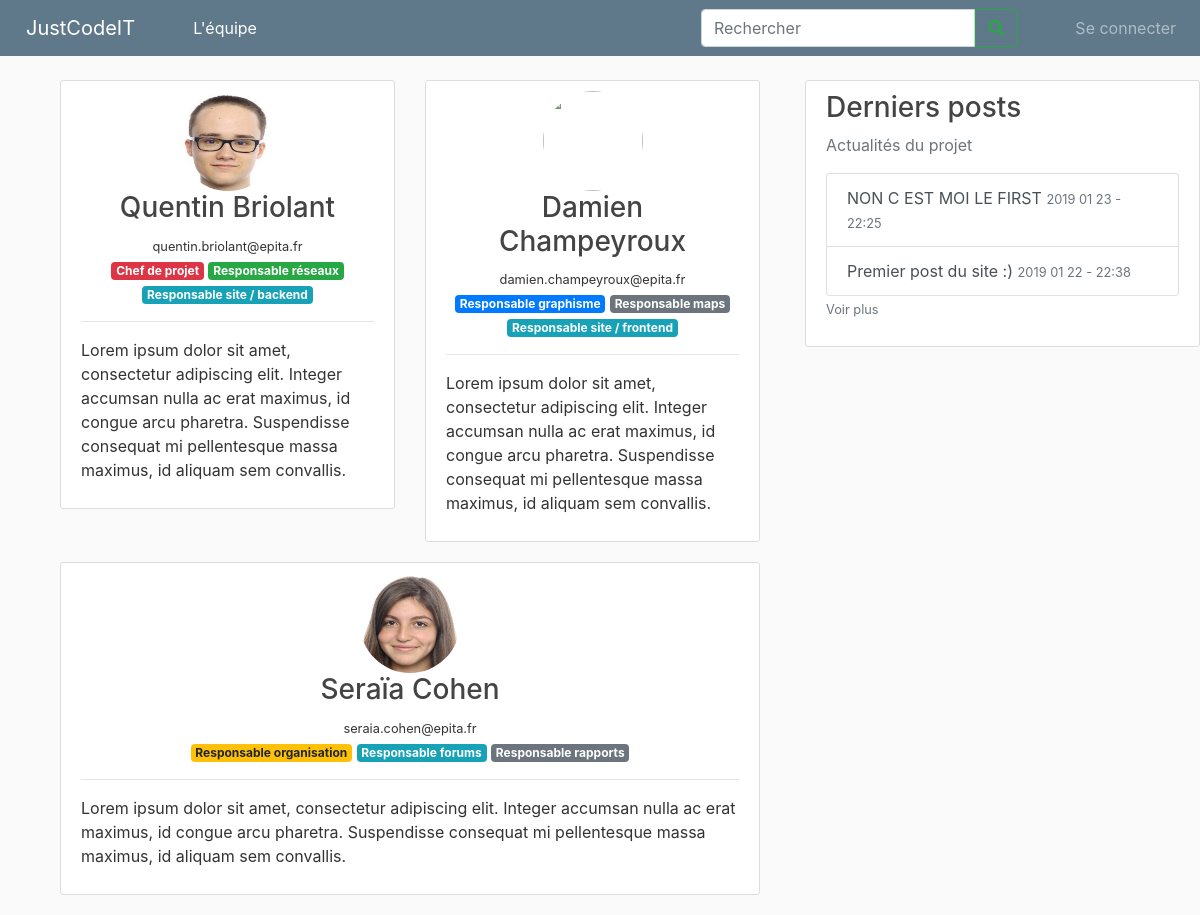
Page /members on the earlier database version.
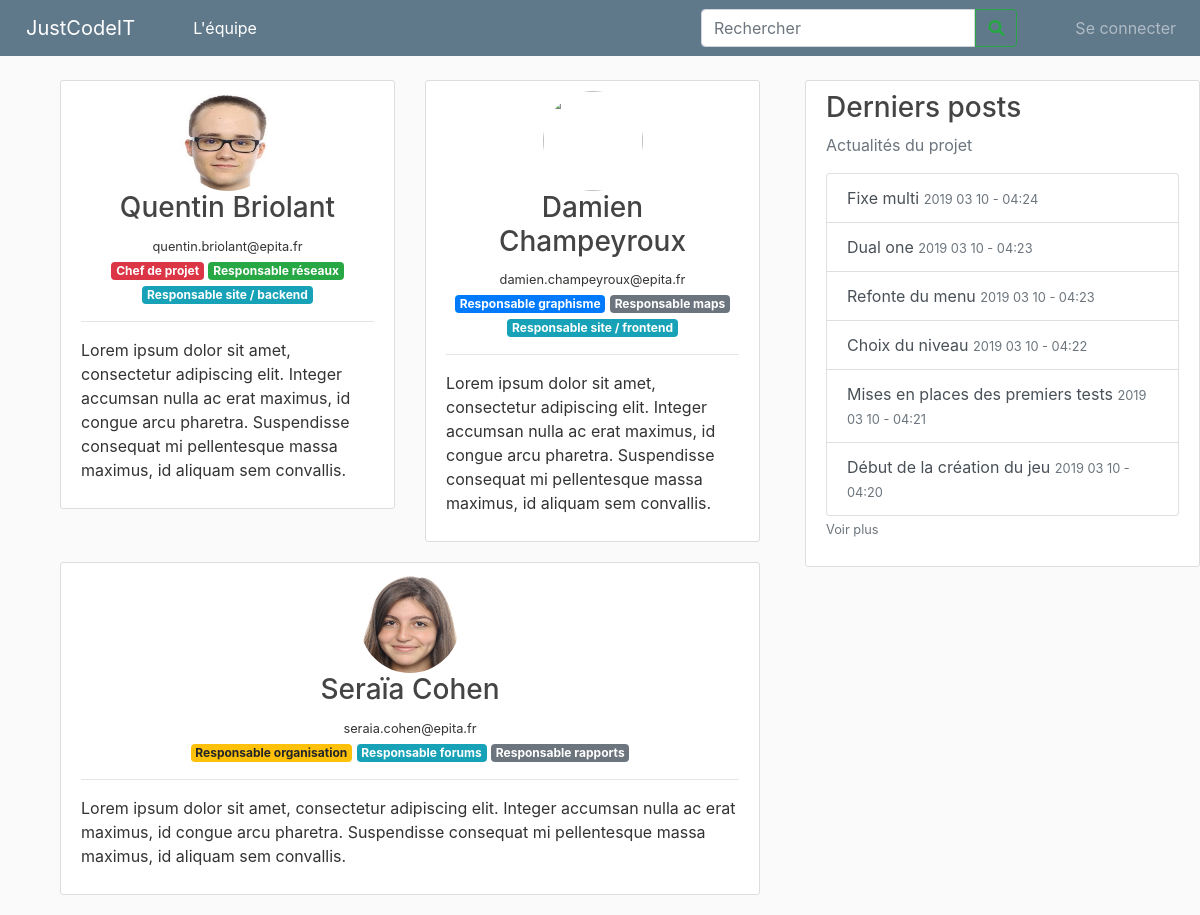
Same page on the later database version.
### site_jci/models.py (models this page shows, shortened)
class Post(db.Model):
    id = db.Column(db.Integer, primary_key=True)
    title = db.Column(db.String(100), nullable=False)
    date_posted = db.Column(db.DateTime, nullable=False, default=datetime.utcnow)
    content = db.Column(db.Text, nullable=False)
    user_id = db.Column(db.Integer, db.ForeignKey('user.id'), nullable=False)

### site_jci/routes.py (the view)
@app.route("/members")
def membersPage():
    return render_template("ourMember.html")

### site_jci/routes.py (called while the page is built)
@app.context_processor
def context_processor():
    posts = db.session.query(Post).all()
    if current_user.is_authenticated:
        image_file = url_for('static', filename='profile_pics/' + current_user.image_file)
        return dict(posts=posts, image_file_user=image_file)
    return dict(posts=posts)

### site_jci/templates/ourMember.html
{% extends "layout.html" %}
{% block content %}
<main role="main" class="container">
    <div class="row">
        <div class="col">
            <div class="content-section">
                <div>
                    <center>
                        <img src="{{ url_for('static', filename='members_pics/quentin.briolant.jpg' )}}" name="aboutme"
                            width="100" height="100" border="0" class="rounded-circle"></a>
                        <h3 class="media-heading">Quentin Briolant</h3>
                        <small>quentin.briolant@epita.fr</small><br>
                        <span class="badge badge-danger">Chef de projet</span>
                        <span class="badge badge-success">Responsable réseaux</span>
                        <span class="badge badge-info">Responsable site / backend</span>
                    </center>
                    <hr>
                    <center>
                        <p class="text-left">
                            Lorem ipsum dolor sit amet, consectetur adipiscing elit. Integer accumsan nulla ac erat
                            maximus, id congue arcu pharetra. Suspendisse consequat mi pellentesque massa maximus, id
                            aliquam sem convallis.</p>
                    </center>
                </div>
            </div>
        </div>
        <div class="col">
            <div class="content-section">
                <div>
                    <center>
                        <img src="{{ url_for('static', filename='members_pics/damien.champeyroux.jpg' )}}"
                            name="aboutme" width="100" height="100" border="0" class="rounded-circle"></a>
                        <h3 class="media-heading">Damien Champeyroux</h3>
                        <small>damien.champeyroux@epita.fr</small><br>
                        <span class="badge badge-primary">Responsable graphisme</span>
                        <span class="badge badge-secondary">Responsable maps</span>
                        <span class="badge badge-info">Responsable site / frontend</span>
                    </center>
                    <hr>
                    <center>
                        <p class="text-left">
                            Lorem ipsum dolor sit amet, consectetur adipiscing elit. Integer accumsan nulla ac erat
                            maximus, id congue arcu pharetra. Suspendisse consequat mi pellentesque massa maximus, id
                            aliquam sem convallis.</p>
                    </center>
                </div>
            </div>
        </div>
    </div>
    <div class="content-section">
        <div>
            <center>
                <img src="{{ url_for('static', filename='members_pics/seraia.cohen.jpg' )}}" name="aboutme" width="100"
                    height="100" border="0" class="rounded-circle"></a>
                <h3 class="media-heading">Seraïa Cohen</h3>
                <small>seraia.cohen@epita.fr</small><br>
                <span class="badge badge-warning">Responsable organisation</span>
                <span class="badge badge-info">Responsable forums</span>
                <span class="badge badge-secondary">Responsable rapports</span>
            </center>
            <hr>
            <center>
                <p class="text-left">
                    Lorem ipsum dolor sit amet, consectetur adipiscing elit. Integer accumsan nulla ac erat
                    maximus, id congue arcu pharetra. Suspendisse consequat mi pellentesque massa maximus, id
                    aliquam sem convallis.</p>
            </center>
        </div>
    </div>
</main>
{% endblock content %}

### site_jci/templates/layout.html (shortened to what this page needs)
<!DOCTYPE html>
<html lang="en">
<head>
    <link rel="stylesheet" href="https://stackpath.bootstrapcdn.com/bootstrap/4.1.3/css/bootstrap.min.css"
>
    <link rel="stylesheet" type="text/css" href="{{ url_for('static', filename='main.css') }}">
    <link rel="stylesheet" href="https://cdnjs.cloudflare.com/ajax/libs/font-awesome/4.7.0/css/font-awesome.min.css">
    <link rel="stylesheet" href="https://use.fontawesome.com/releases/v5.7.2/css/all.css"
>
</head>
<body>
    <nav class="navbar navbar-expand-md navbar-dark bg-steel fixed-top">
        <a class="navbar-brand" style="margin:0 50px 0 10px" href="{{ url_for('homePage') }}">JustCodeIT</a>
        <div class="navbar-collapse collapse" id="navbarsExample04" style="">
            <ul class="navbar-nav mr-auto">
                <li class="nav-item active rm-lt">
                    <a class="nav-link" href="{{ url_for('membersPage') }}">L'équipe</a>
                </li>
            </ul>
            <form class="form-inline my-2 my-md-0">
                <div class="" style="">
                    <input class="form-control " type="search" placeholder="Rechercher" aria-label="Search4"
                        style=" border-top-right-radius:0;border-bottom-right-radius:0">
                    <button class="btn btn-outline-success rm-lt" type="" style="margin-left:
                            -4px;border-bottom-left-radius: 0%;border-top-left-radius:0 "><i
                            class="fa fa-search"></i></button>
                </div>
                <div class="navbar-nav rm-lt">
                        {% if current_user.is_authenticated %}
                        <div class="dropdown-menu" aria-labelledby="navbarDropdown">
                            <a class="dropdown-item" href="{{ url_for('account') }}">Profil</a>
                            <a class="dropdown-item"
                                href="{{ url_for('user_posts', username=current_user.username) }}">Mes
                                postes</a>
                            {% if current_user.permission == "administrator" %}
                            <div class="dropdown-divider"></div>
                            <a class="dropdown-item" href="{{ url_for('register') }}">Enregister un compte</a>
                            <a class="dropdown-item" href="{{ url_for('manageAccount') }}">Gérer les comptes</a>
                            {% endif %}
                            <div class="dropdown-divider"></div>
                            <a class="dropdown-item" href="{{ url_for('logout') }}">Se déconnecter</a>
                        </div>
                    </li>
                    {% else %}
                    <a class="nav-item nav-link" style="margin-left:50px;" href="{{ url_for('login') }}">Se
                        connecter</a>
                    {% endif %}
                </div>
            </form>
        </div>
    </nav>
    <main role="main" class="container ">
        <div class="row">
            <div class="col-md-8">
                {% block content %}{% endblock %}
            </div>
            <div class="col-md-4">
                <div class="content-section info-list">
                    <h3>Derniers posts</h3>
                    <p class='text-muted'>Actualités du projet
                        <div class="list-group">
                            {% for post in posts|sort(attribute='date_posted', reverse = True) %}
                            {% if loop.index <= 6 %} <a href="/post/{{ post.id }}"
                                class="list-group-item list-group-item-action">{{
                                post.title
                                }} <small
                                    class="text-muted">{{ post.date_posted.strftime('%Y %m %d - %H:%M') }}</small></a>
                            {% endif %}
                            {% endfor %}
                        </div>
                        <a class="text-muted" href="{{ url_for('list_posts') }}"><small>Voir plus</small></smal></a>
                    </p>
                </div>
            </div>
        </div>
    </main>
</html>

Differences in the rows shown:
removed Post: title "NON C EST MOI LE FIRST", date_posted "2019 01 23 - 22:25"
removed Post: title "Premier post du site :)", date_posted "2019 01 22 - 22:38"
added Post: title "Fixe multi", date_posted "2019 03 10 - 04:24"
added Post: title "Dual one", date_posted "2019 03 10 - 04:23"
added Post: title "Refonte du menu", date_posted "2019 03 10 - 04:23"
added Post: title "Choix du niveau", date_posted "2019 03 10 - 04:22"
added Post: title "Mises en places des premiers tests", date_posted "2019 03 10 - 04:21"
added Post: title "Début de la création du jeu", date_posted "2019 03 10 - 04:20"
